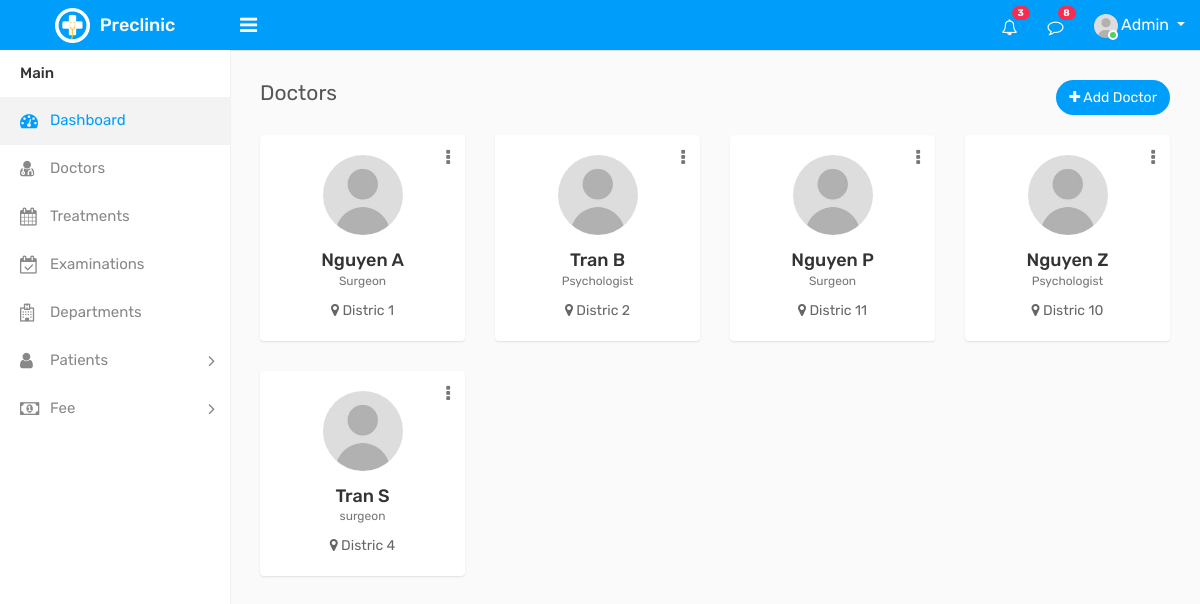
The app's page /admin/doctors.php with its own data.
### tables this page shows
CREATE TABLE `doctor` (
  `ID` int(11) NOT NULL,
  `Unique_code` varchar(10) DEFAULT NULL,
  `First_name` varchar(50) NOT NULL,
  `Last_name` varchar(50) NOT NULL,
  `Full_name` varchar(100) GENERATED ALWAYS AS (concat(`First_name`,' ',`Last_name`)) STORED,
  `DoB` date DEFAULT NULL,
  `Gender` varchar(10) DEFAULT NULL COMMENT 'male/female',
  `Address` varchar(50) DEFAULT NULL,
  `Start_date` date DEFAULT NULL,
  `Phone_number` varchar(10) NOT NULL,
  `Related_name` varchar(50) DEFAULT NULL,
  `Degree_year` tinyint(4) DEFAULT NULL,
  `D_Unique_code` int(11) DEFAULT NULL
);

### connection.php (called while the page is built, shortened)
<?php
	function executeQuery($sql){
        include ('db.inc');
        $conn = new mysqli($servername, $username, $password, $dbname);
		if (!($result = $conn->query($sql)))
		    echo $conn->connect_error;
		return $result;
    }
?>

### admin/doctors.php (the view, shortened to what this page needs)
<?php
    include("../connection.php");
?>
<!DOCTYPE html>
<html lang="en">
<head>
    <link rel="stylesheet" type="text/css" href="assets/css/bootstrap.min.css">
    <link rel="stylesheet" type="text/css" href="assets/css/font-awesome.min.css">
    <link rel="stylesheet" type="text/css" href="assets/css/select2.min.css">
    <link rel="stylesheet" type="text/css" href="assets/css/bootstrap-datetimepicker.min.css">
    <link rel="stylesheet" type="text/css" href="assets/css/style.css">
</head>
<body>
    <div class="main-wrapper">
        <div class="header">
            <div class="header-left">
                <a href="index.php" class="logo">
                    <img src="assets/img/logo.png" width="35" height="35" alt=""> <span>Preclinic</span>
                </a>
            </div>
            <a id="toggle_btn" href="javascript:void(0);"><i class="fa fa-bars"></i></a>
            <ul class="nav user-menu float-right">
                <li class="nav-item dropdown d-none d-sm-block">
                    <a href="#" class="dropdown-toggle nav-link" data-toggle="dropdown"><i class="fa fa-bell-o"></i>
                        <span class="badge badge-pill bg-danger float-right">3</span></a>
                </li>
                <li class="nav-item dropdown d-none d-sm-block">
                    <a href="javascript:void(0);" id="open_msg_box" class="hasnotifications nav-link"><i
                            class="fa fa-comment-o"></i> <span
                            class="badge badge-pill bg-danger float-right">8</span></a>
                </li>
                <li class="nav-item dropdown has-arrow">
                    <a href="#" class="dropdown-toggle nav-link user-link" data-toggle="dropdown">
                        <span class="user-img"><img class="rounded-circle" src="assets/img/user.jpg" width="40"
                                alt="Admin">
                            <span class="status online"></span></span>
                        <span>Admin</span>
                    </a>
                </li>
            </ul>
        </div>
        <?php
            include("sidebar.php");
        ?>
        <div class="page-wrapper">
            <div class="content">
                <div class="row">
                    <div class="col-sm-4 col-3">
                        <h4 class="page-title">Doctors</h4>
                    </div>
                    <div class="col-sm-8 col-9 text-right m-b-20">
                        <a href="add-doctor.php" class="btn btn-primary btn-rounded float-right"><i
                                class="fa fa-plus"></i> Add Doctor</a>
                    </div>
                </div>
                <div class="row doctor-grid">
                    <?php
                            $sql="SELECT * FROM doctor";
                            $result = executeQuery($sql);
                                if (mysqli_num_rows($result) > 0) {
                                    while($row = mysqli_fetch_assoc($result)) {
                        ?>
                    <div class="col-md-4 col-sm-4  col-lg-3">
                        <div class="profile-widget">
                            <div class="doctor-img">
                                <a class="avatar" href="profile.html"><img alt="" src="assets/img/user.jpg"></a>
                            </div>
                            <div class="dropdown profile-action">
                                <a href="#" class="action-icon dropdown-toggle" data-toggle="dropdown"
                                    aria-expanded="false"><i class="fa fa-ellipsis-v"></i></a>
                            </div>
                            <h4 class="doctor-name text-ellipsis"><a
                                    href="profile.html"><?php echo $row["First_name"] ?>
                                    <?php echo $row["Last_name"] ?></a></h4>
                            <div class="doc-prof"><?php echo $row["Related_name"] ?></div>
                            <div class="user-country">
                                <i class="fa fa-map-marker"></i> <?php echo $row["Address"] ?>
                            </div>
                        </div>
                    </div>
                    <?php } }?>
                </div>
            </div>
        </div>
</body>
</html>

### admin/sidebar.php (shortened to what this page needs)
<div class="sidebar" id="sidebar">
    <div class="sidebar-inner slimscroll">
        <div id="sidebar-menu" class="sidebar-menu">
            <ul>
                <li class="menu-title">Main</li>
                <li class="active">
                    <a href="index.php"><i class="fa fa-dashboard"></i> <span>Dashboard</span></a>
                </li>
                <li>
                    <a href="doctors.php"><i class="fa fa-user-md"></i> <span>Doctors</span></a>
                </li>
                <li>
                    <a href="treatment.php"><i class="fa fa-calendar"></i> <span>Treatments</span></a>
                </li>
                <li>
                    <a href="examination.php"><i class="fa fa-calendar-check-o"></i> <span>Examinations</span></a>
                </li>
                <li>
                    <a href="departments.php"><i class="fa fa-hospital-o"></i> <span>Departments</span></a>
                </li>
                <li class="submenu">
                    <a href="#"><i class="fa fa-user"></i> <span> Patients </span> <span class="menu-arrow"></span></a>
                </li>
                <li class="submenu">
                    <a href="#"><i class="fa fa-money"></i> <span> Fee </span> <span class="menu-arrow"></span></a>
                </li>
            </ul>
        </div>
    </div>
</div>

### records on screen
doctor: First_name "Nguyen", Last_name "A", Related_name "Surgeon", Address "Distric 1"
doctor: First_name "Tran", Last_name "B", Related_name "Psychologist", Address "Distric 2"
doctor: First_name "Nguyen", Last_name "P", Related_name "Surgeon", Address "Distric 11"
doctor: First_name "Nguyen", Last_name "Z", Related_name "Psychologist", Address "Distric 10"
doctor: First_name "Tran", Last_name "S", Related_name "surgeon", Address "Distric 4"
